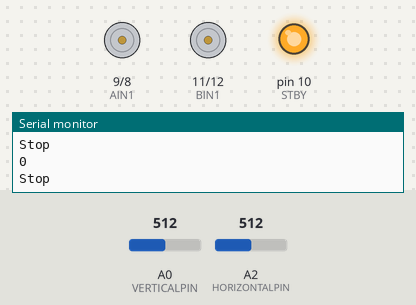
Simulated run of this sketch. Board: Arduino Uno, built with avr-gcc and run on an emulated ATmega328P. On the bench: motor-driver pin pairs drawn as motors (green arrow = first pin HIGH = forward, orange = second pin HIGH = backward, longer = more drive, scaled by the enable pin, stopped while the standby pin is LOW), output pins drawn as LEDs (lit = HIGH), the last lines printed to the serial monitor. Inputs (shaded band) come from the test bench; at power-on: A0 (VERTICALPIN) = 512, A2 (HORIZONTALPIN) = 512.

Above: at 1.2 s.
1.3 s: A0 (VERTICALPIN) set to 544
2.8 s: A0 (VERTICALPIN) set to 563
At 3.3 s:
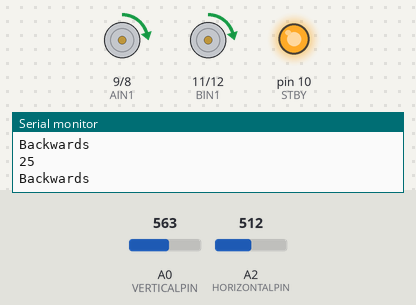
4.3 s: A2 (HORIZONTALPIN) set to 539
5.8 s: A2 (HORIZONTALPIN) set to 563
At 6.5 s:
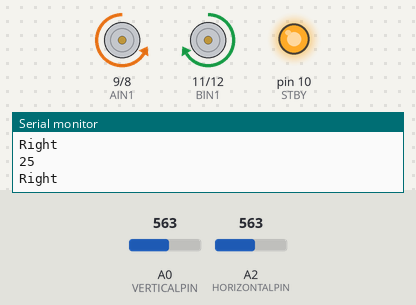
7.3 s: A2 (HORIZONTALPIN) set to 306
At 8.7 s:
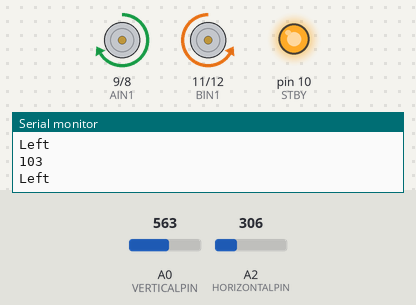
Timing chart, 0 to 9.8 s (numbered marks = the images above; inputs shaded):
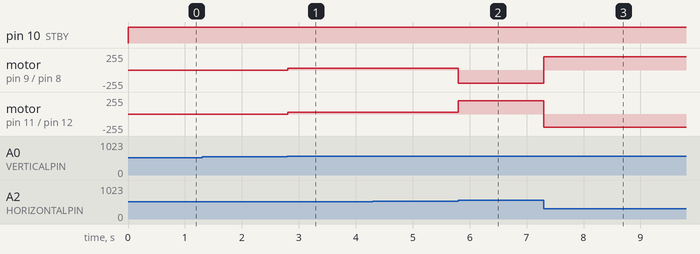

Measured:
- the behaviour switches between 553 and 554 on A2 (HORIZONTALPIN) (found by bisection; images 1 and 2)
- after the input at 2.8 s, motor on pin 9 (AIN1) / pin 8 (AIN2), motor on pin 11 (BIN1) / pin 12 (BIN2): stopped → forward 25/255 at once
- after the input at 5.8 s, motor on pin 9 (AIN1) / pin 8 (AIN2): forward 25/255 → backward 200/255 at once; motor on pin 11 (BIN1) / pin 12 (BIN2): forward 25/255 → forward 200/255 at once
- after the input at 7.3 s, motor on pin 9 (AIN1) / pin 8 (AIN2): backward 200/255 → forward 200/255 at once; motor on pin 11 (BIN1) / pin 12 (BIN2): forward 200/255 → backward 200/255 at once

The sketch:

humphrey.ino
```cpp
//Pin to trigger driver
int STBY = 10;

//Motor A Pins
int PWMA = 3;
int AIN1 = 9;
int AIN2 = 8;

//Motor B Pins
int PWMB = 5;
int BIN1 = 11;
int BIN2 = 12;

// Joystick Pins
int VERTICALPIN = A0;
int HORIZONTALPIN = A2;
int vertical;
int horizontal;

// Speed and direction variables
int spd;
String dir;

void setup() {
  // put your setup code here, to run once:
  Serial.begin(9600);

  pinMode(STBY, OUTPUT);

  pinMode(PWMA, OUTPUT);
  pinMode(AIN1, OUTPUT);
  pinMode(AIN2, OUTPUT);

  pinMode(PWMB, OUTPUT);
  pinMode(BIN1, OUTPUT);
  pinMode(BIN2, OUTPUT);
}

void loop() {
  // put your main code here, to run repeatedly:

  mapAndConstrain(); // Converts analog readings to 8-bit int for PWM
  findDirection(); // Finds direction of joystick
  moveRobot(); // Move the robot

  Serial.println(dir);
  Serial.println(spd);

  delay(2);
}

void mapAndConstrain() {
  vertical = analogRead(VERTICALPIN);
  horizontal = analogRead(HORIZONTALPIN);

  vertical = map(vertical, 0, 1023, -255, 255);
  vertical = constrain(vertical, -255, 255);

  horizontal = map(horizontal, 0, 1023, -255, 255);
  horizontal = constrain(horizontal, -255, 255);
}

void findDirection() {
  if (vertical > -20) {
    dir = "Backwards";
    spd = vertical;
  }
  else if (vertical < 20) {
    dir = "Forwards";
    spd = vertical;
  }

  if (horizontal < -20) {
    dir = "Left";
    spd = horizontal;
  }
  else if (horizontal > 20) {
    dir = "Right";
    spd = horizontal;
  }

  if (vertical < 20 && vertical > -20 && horizontal < 20 && horizontal > -20) {
    dir = "Stop";
    spd = 0;
  }

  if (spd < 0) {
    spd = spd * -1;
  }
}

void moveRobot() {
  if (dir == "Forwards") {
    move(0, spd, 0);
    move(1, spd, 0);
  }

  if (dir == "Backwards") {
    move(0, spd, 1);
    move(1, spd, 1);
  }

  if (dir == "Left") {
    move(0, 200, 0);
    move(1, 200, 1);
  }

  if (dir == "Right") {
    move(0, 200, 1);
    move(1, 200, 0);
  }

  if (spd == 0) {
    move(0, 0, 0);
    move(1, 0, 0);
  }
}

void move(int motor, int speed, int direction)
{
  // Motor: B = 0, A = 1
  // Speed: 0-255
  // Direction: Clockwise = 0, Counter-clockwise = 1

  // Start driver
  digitalWrite(STBY, HIGH);

  // Set direction to default
  boolean inPin1 = LOW;
  boolean inPin2 = HIGH;

  // Change direction if different
  if(direction == 1){
    inPin1 = HIGH;
    inPin2 = LOW;
  }

  if(motor == 1){
    digitalWrite(AIN1, inPin1);
    digitalWrite(AIN2, inPin2);
    analogWrite(PWMA, speed);
  }
  else{
    digitalWrite(BIN1, inPin1);
    digitalWrite(BIN2, inPin2);
    analogWrite(PWMB, speed);
  }
}
```
